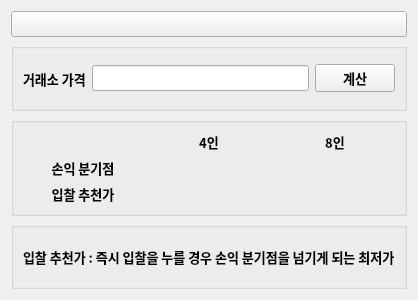
<?xml version="1.0" encoding="UTF-8"?>
<ui version="4.0">
 <class>AuctionCalc</class>
 <widget class="QWidget" name="AuctionCalc">
  <property name="geometry">
   <rect>
    <x>0</x>
    <y>0</y>
    <width>400</width>
    <height>300</height>
   </rect>
  </property>
  <property name="windowTitle">
   <string>Form</string>
  </property>
  <property name="autoFillBackground">
   <bool>true</bool>
  </property>
  <layout class="QVBoxLayout" name="verticalLayout_2">
   <item>
    <widget class="QPushButton" name="pbHome">
     <property name="enabled">
      <bool>true</bool>
     </property>
     <property name="font">
      <font>
       <family>나눔스퀘어_ac Bold</family>
       <pointsize>10</pointsize>
       <bold>true</bold>
      </font>
     </property>
     <property name="text">
      <string/>
     </property>
    </widget>
   </item>
   <item>
    <widget class="QGroupBox" name="groupBoxPrice">
     <property name="enabled">
      <bool>true</bool>
     </property>
     <property name="sizePolicy">
      <sizepolicy hsizetype="Preferred" vsizetype="Preferred">
       <horstretch>0</horstretch>
       <verstretch>0</verstretch>
      </sizepolicy>
     </property>
     <property name="font">
      <font>
       <family>나눔스퀘어_ac Bold</family>
       <pointsize>10</pointsize>
       <bold>true</bold>
      </font>
     </property>
     <property name="title">
      <string/>
     </property>
     <property name="alignment">
      <set>Qt::AlignLeading|Qt::AlignLeft|Qt::AlignVCenter</set>
     </property>
     <layout class="QHBoxLayout" name="horizontalLayout">
      <item>
       <widget class="QLabel" name="label">
        <property name="minimumSize">
         <size>
          <width>0</width>
          <height>0</height>
         </size>
        </property>
        <property name="font">
         <font>
          <family>나눔스퀘어 네오 Bold</family>
          <pointsize>10</pointsize>
          <bold>true</bold>
         </font>
        </property>
        <property name="text">
         <string>거래소 가격</string>
        </property>
        <property name="alignment">
         <set>Qt::AlignLeading|Qt::AlignLeft|Qt::AlignVCenter</set>
        </property>
       </widget>
      </item>
      <item>
       <widget class="QLineEdit" name="lePrice">
        <property name="font">
         <font>
          <family>나눔스퀘어 네오 Bold</family>
          <pointsize>10</pointsize>
          <bold>true</bold>
         </font>
        </property>
        <property name="tabletTracking">
         <bool>false</bool>
        </property>
       </widget>
      </item>
      <item>
       <widget class="QPushButton" name="pbCalc">
        <property name="font">
         <font>
          <family>나눔스퀘어 네오 ExtraBold</family>
          <pointsize>10</pointsize>
          <bold>true</bold>
         </font>
        </property>
        <property name="text">
         <string>계산</string>
        </property>
       </widget>
      </item>
     </layout>
    </widget>
   </item>
   <item>
    <widget class="QGroupBox" name="groupBox_2">
     <property name="font">
      <font>
       <family>나눔스퀘어 네오 Bold</family>
       <pointsize>10</pointsize>
       <bold>true</bold>
      </font>
     </property>
     <property name="title">
      <string/>
     </property>
     <property name="alignment">
      <set>Qt::AlignLeading|Qt::AlignLeft|Qt::AlignVCenter</set>
     </property>
     <layout class="QGridLayout" name="gridLayout">
      <item row="0" column="1">
       <widget class="QLabel" name="lbP4">
        <property name="font">
         <font>
          <family>나눔스퀘어 네오 Bold</family>
          <pointsize>10</pointsize>
          <bold>true</bold>
         </font>
        </property>
        <property name="text">
         <string>4인</string>
        </property>
        <property name="alignment">
         <set>Qt::AlignCenter</set>
        </property>
       </widget>
      </item>
      <item row="0" column="2">
       <widget class="QLabel" name="lbP8">
        <property name="font">
         <font>
          <family>나눔스퀘어 네오 Bold</family>
          <pointsize>10</pointsize>
          <bold>true</bold>
         </font>
        </property>
        <property name="text">
         <string>8인</string>
        </property>
        <property name="alignment">
         <set>Qt::AlignCenter</set>
        </property>
       </widget>
      </item>
      <item row="1" column="0">
       <widget class="QLabel" name="lbDivideN">
        <property name="font">
         <font>
          <family>나눔스퀘어 네오 Bold</family>
          <pointsize>10</pointsize>
          <bold>true</bold>
         </font>
        </property>
        <property name="text">
         <string>손익 분기점</string>
        </property>
        <property name="alignment">
         <set>Qt::AlignCenter</set>
        </property>
       </widget>
      </item>
      <item row="2" column="0">
       <widget class="QLabel" name="lbBid">
        <property name="font">
         <font>
          <family>나눔스퀘어 네오 Bold</family>
          <pointsize>10</pointsize>
          <bold>true</bold>
         </font>
        </property>
        <property name="text">
         <string>입찰 추천가</string>
        </property>
        <property name="alignment">
         <set>Qt::AlignCenter</set>
        </property>
       </widget>
      </item>
      <item row="0" column="0">
       <widget class="QLabel" name="label_2">
        <property name="text">
         <string/>
        </property>
       </widget>
      </item>
      <item row="1" column="1">
       <widget class="QLabel" name="lbDivideN4">
        <property name="font">
         <font>
          <family>나눔스퀘어 네오 Bold</family>
          <pointsize>10</pointsize>
          <bold>true</bold>
         </font>
        </property>
        <property name="frameShape">
         <enum>QFrame::NoFrame</enum>
        </property>
        <property name="lineWidth">
         <number>3</number>
        </property>
        <property name="text">
         <string/>
        </property>
        <property name="alignment">
         <set>Qt::AlignCenter</set>
        </property>
       </widget>
      </item>
      <item row="2" column="1">
       <widget class="QLabel" name="lbBid4">
        <property name="font">
         <font>
          <family>나눔스퀘어 네오 Bold</family>
          <pointsize>10</pointsize>
          <bold>true</bold>
         </font>
        </property>
        <property name="frameShape">
         <enum>QFrame::NoFrame</enum>
        </property>
        <property name="lineWidth">
         <number>3</number>
        </property>
        <property name="text">
         <string/>
        </property>
        <property name="alignment">
         <set>Qt::AlignCenter</set>
        </property>
       </widget>
      </item>
      <item row="1" column="2">
       <widget class="QLabel" name="lbDivideN8">
        <property name="font">
         <font>
          <family>나눔스퀘어 네오 Bold</family>
          <pointsize>10</pointsize>
          <bold>true</bold>
         </font>
        </property>
        <property name="frameShape">
         <enum>QFrame::NoFrame</enum>
        </property>
        <property name="lineWidth">
         <number>3</number>
        </property>
        <property name="text">
         <string/>
        </property>
        <property name="alignment">
         <set>Qt::AlignCenter</set>
        </property>
       </widget>
      </item>
      <item row="2" column="2">
       <widget class="QLabel" name="lbBid8">
        <property name="font">
         <font>
          <family>나눔스퀘어 네오 Bold</family>
          <pointsize>10</pointsize>
          <bold>true</bold>
         </font>
        </property>
        <property name="frameShape">
         <enum>QFrame::NoFrame</enum>
        </property>
        <property name="lineWidth">
         <number>3</number>
        </property>
        <property name="text">
         <string/>
        </property>
        <property name="alignment">
         <set>Qt::AlignCenter</set>
        </property>
       </widget>
      </item>
     </layout>
    </widget>
   </item>
   <item>
    <widget class="QGroupBox" name="groupBoxDesc">
     <property name="font">
      <font>
       <family>나눔스퀘어_ac Bold</family>
       <pointsize>10</pointsize>
       <bold>true</bold>
      </font>
     </property>
     <property name="title">
      <string/>
     </property>
     <layout class="QVBoxLayout" name="verticalLayout">
      <item>
       <widget class="QLabel" name="label_3">
        <property name="font">
         <font>
          <family>나눔스퀘어 네오 Bold</family>
          <pointsize>10</pointsize>
          <bold>true</bold>
         </font>
        </property>
        <property name="text">
         <string>입찰 추천가 : 즉시 입찰을 누를 경우 손익 분기점을 넘기게 되는 최저가</string>
        </property>
       </widget>
      </item>
     </layout>
    </widget>
   </item>
  </layout>
 </widget>
 <resources/>
 <connections/>
</ui>
